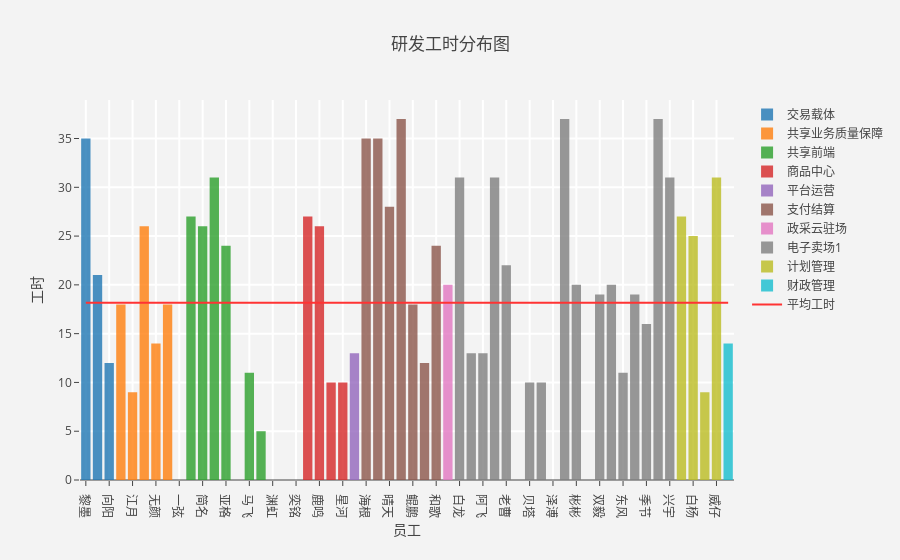

Here is the notebook cell this chart was saved with:
### Markdown cell above
以上柱状图为每个员工的工时分布，宇尘，白起，致虑三位员工的所花工时最多，为37天。

### Code cell
#bubble_size = []
#for _, row in d.iterrows():
#    bubble_size.append(math.sqrt(row['effort'])*150)    
#d['size'] = bubble_size
data = []
d3 = d.groupby('department').groups.keys()
for department in d3:
    trace = Bar(
        x = d['displayName'][d['department'] == department],
        y = d['effort'][d['department'] == department],
        name = department,
        opacity = 0.8,
        #mode = 'markers',
        #marker=dict(
            #symbol = 'circle',
            #size = d['size'][d['department'] == department],
            #sizemode = 'area',
            #line = dict(
                #width=2
            #),
        #)
    )
    data.append(trace)

ave_line = Scatter(
    x = d['displayName'],
    y = np.full(d.shape[0], d['effort'].mean()),
    name = '平均工时',
    mode = 'lines',
    line=dict(color = '#FF3333')
)


data.append(ave_line)
    

layout = Layout(
    title='研发工时分布图',
    xaxis=dict(
        title='员工',
        gridcolor='rgb(255, 255, 255)',
        #range=[2.003297660701705, 5.191505530708712],
        #type='log',
        #zerolinewidth=1,
        ticklen=5,
        gridwidth=2,
    ),
    yaxis=dict(
        title='工时',
        gridcolor='rgb(255, 255, 255)',
        #range=[36.12621671352166, 91.72921793264332],
        #zerolinewidth=1,
        ticklen=5,
        gridwidth=2,
    ),
    paper_bgcolor='rgb(243, 243, 243)',
    plot_bgcolor='rgb(243, 243, 243)',
)

fig = go.Figure(data=data, layout=layout)
py.iplot(fig)

### Figure 1 — Plotly figure (JSON) as saved in the notebook; plotly's stock layout.template omitted (floating-point values rounded to 4 significant figures)
{"data": [{"name": "交易载体", "opacity": 0.8, "type": "bar", "uid": "de226eb3-c3c1-47c1-b4cf-160f21f45074", "x": ["黎墨", "关尔", "向阳"], "y": [35, 21, 12]}, {"name": "共享业务质量保障", "opacity": 0.8, "type": "bar", "uid": "6a6f17c9-bb74-40a9-a794-1a86ca7dd661", "x": ["晨兮", "江月", "居易", "无颜", "圣晔", "一弦"], "y": [18, 9, 26, 14, 18, 0]}, {"name": "共享前端", "opacity": 0.8, "type": "bar", "uid": "d2ff6c13-3f30-4be8-a174-d2159a36b4c1", "x": ["子洋", "简名", "赵伟", "亚格", "子木", "马飞", "海秋"], "y": [27, 26, 31, 24, 0, 11, 5]}, {"name": "商品中心", "opacity": 0.8, "type": "bar", "uid": "e338780c-bc65-4a19-8836-3719d70a80bc", "x": ["渊虹", "凉一", "奕铭", "大墨", "鹿鸣", "熠然", "星河"], "y": [0, 0, 0, 27, 26, 10, 10]}, {"name": "平台运营", "opacity": 0.8, "type": "bar", "uid": "ffff231c-e8b1-46de-89e0-01effb72588b", "x": ["玲玲"], "y": [13]}, {"name": "支付结算", "opacity": 0.8, "type": "bar", "uid": "6baa0d27-ec2a-497c-91a7-7bd6a4a01073", "x": ["海根", "修远", "晴天", "白起", "鲲鹏", "游侠", "和歌"], "y": [35, 35, 28, 37, 18, 12, 24]}, {"name": "政采云驻场", "opacity": 0.8, "type": "bar", "uid": "5a284df2-2b2d-412c-9858-c6caf89d92ee", "x": ["丽娜"], "y": [20]}, {"name": "电子卖场1", "opacity": 0.8, "type": "bar", "uid": "b4c9f9b1-d552-4ba1-90a0-f1084425e7c9", "x": ["白龙", "三斤", "阿飞", "越陌", "老曹", "虫二", "贝塔", "尼采", "泽溥", "致虑", "彬彬", "灰谷", "双毅", "幽明", "东风", "澎湃", "季节", "宇尘", "兴宇"], "y": [31, 13, 13, 31, 22, 0, 10, 10, 0, 37, 20, 0, 19, 20, 11, 19, 16, 37, 31]}, {"name": "计划管理", "opacity": 0.8, "type": "bar", "uid": "78f2746c-45cf-4877-93c9-5447fef1fdfb", "x": ["十三", "白杨", "恺辰", "威仔"], "y": [27, 25, 9, 31]}, {"name": "财政管理", "opacity": 0.8, "type": "bar", "uid": "05432913-f129-46a9-9fc6-52ee99687799", "x": ["伊布"], "y": [14]}, {"line": {"color": "#FF3333"}, "mode": "lines", "name": "平均工时", "type": "scatter", "uid": "d5768dfd-2696-42be-b0c2-a22b43d95041", "x": ["白龙", "三斤", "阿飞", "越陌", "老曹", "虫二", "贝塔", "尼采", "泽溥", "致虑", "彬彬", "灰谷", "双毅", "幽明", "东风", "澎湃", "季节", "宇尘", "玲玲", "兴宇", "十三", "白杨", "恺辰", "黎墨", "关尔", "向阳", "海根", "修远", "晴天", "白起", "子洋", "简名", "鲲鹏", "威仔", "赵伟", "游侠", "和歌", "亚格", "伊布", "晨兮", "江月", "居易", "无颜", "丽娜", "圣晔", "渊虹", "凉一", "奕铭", "大墨", "鹿鸣", "熠然", "星河", "子木", "马飞", "海秋", "一弦"], "y": [18.18, 18.18, 18.18, 18.18, 18.18, 18.18, 18.18, 18.18, 18.18, 18.18, 18.18, 18.18, 18.18, 18.18, 18.18, 18.18, 18.18, 18.18, 18.18, 18.18, 18.18, 18.18, 18.18, 18.18, 18.18, 18.18, 18.18, 18.18, 18.18, 18.18, 18.18, 18.18, 18.18, 18.18, 18.18, 18.18, 18.18, 18.18, 18.18, 18.18, 18.18, 18.18, 18.18, 18.18, 18.18, 18.18, 18.18, 18.18, 18.18, 18.18, 18.18, 18.18, 18.18, 18.18, 18.18, 18.18]}], "layout": {"paper_bgcolor": "rgb(243, 243, 243)", "plot_bgcolor": "rgb(243, 243, 243)", "title": "研发工时分布图", "xaxis": {"gridcolor": "rgb(255, 255, 255)", "gridwidth": 2, "ticklen": 5, "title": "员工"}, "yaxis": {"gridcolor": "rgb(255, 255, 255)", "gridwidth": 2, "ticklen": 5, "title": "工时"}}}
